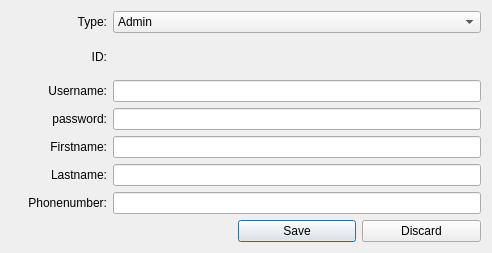
<?xml version="1.0" encoding="UTF-8"?>
<ui version="4.0">
 <class>Dialog</class>
 <widget class="QDialog" name="Dialog">
  <property name="geometry">
   <rect>
    <x>0</x>
    <y>0</y>
    <width>492</width>
    <height>253</height>
   </rect>
  </property>
  <property name="windowTitle">
   <string>Dialog</string>
  </property>
  <layout class="QGridLayout" name="gridLayout_2">
   <item row="0" column="0">
    <layout class="QGridLayout" name="gridLayout">
     <item row="5" column="0">
      <widget class="QLabel" name="label_8">
       <property name="layoutDirection">
        <enum>Qt::RightToLeft</enum>
       </property>
       <property name="text">
        <string>Lastname:</string>
       </property>
       <property name="alignment">
        <set>Qt::AlignRight|Qt::AlignTrailing|Qt::AlignVCenter</set>
       </property>
      </widget>
     </item>
     <item row="0" column="0">
      <widget class="QLabel" name="label_9">
       <property name="layoutDirection">
        <enum>Qt::RightToLeft</enum>
       </property>
       <property name="text">
        <string>Type:</string>
       </property>
       <property name="alignment">
        <set>Qt::AlignRight|Qt::AlignTrailing|Qt::AlignVCenter</set>
       </property>
      </widget>
     </item>
     <item row="0" column="1">
      <widget class="QComboBox" name="comboBox">
       <item>
        <property name="text">
         <string>Admin</string>
        </property>
       </item>
       <item>
        <property name="text">
         <string>Doctor</string>
        </property>
       </item>
       <item>
        <property name="text">
         <string>Nurse</string>
        </property>
       </item>
      </widget>
     </item>
     <item row="6" column="0">
      <widget class="QLabel" name="label_10">
       <property name="layoutDirection">
        <enum>Qt::RightToLeft</enum>
       </property>
       <property name="text">
        <string>Phonenumber:</string>
       </property>
       <property name="alignment">
        <set>Qt::AlignRight|Qt::AlignTrailing|Qt::AlignVCenter</set>
       </property>
      </widget>
     </item>
     <item row="6" column="1">
      <widget class="QLineEdit" name="lineEdit_5"/>
     </item>
     <item row="5" column="1">
      <widget class="QLineEdit" name="lineEdit_4"/>
     </item>
     <item row="4" column="0">
      <widget class="QLabel" name="label_7">
       <property name="layoutDirection">
        <enum>Qt::RightToLeft</enum>
       </property>
       <property name="text">
        <string>Firstname:</string>
       </property>
       <property name="alignment">
        <set>Qt::AlignRight|Qt::AlignTrailing|Qt::AlignVCenter</set>
       </property>
      </widget>
     </item>
     <item row="2" column="1">
      <widget class="QLineEdit" name="lineEdit"/>
     </item>
     <item row="1" column="0">
      <widget class="QLabel" name="label">
       <property name="layoutDirection">
        <enum>Qt::RightToLeft</enum>
       </property>
       <property name="text">
        <string>ID:</string>
       </property>
       <property name="alignment">
        <set>Qt::AlignRight|Qt::AlignTrailing|Qt::AlignVCenter</set>
       </property>
      </widget>
     </item>
     <item row="3" column="1">
      <widget class="QLineEdit" name="lineEdit_2"/>
     </item>
     <item row="1" column="1">
      <widget class="QLabel" name="label_2">
       <property name="text">
        <string/>
       </property>
      </widget>
     </item>
     <item row="2" column="0">
      <widget class="QLabel" name="label_3">
       <property name="layoutDirection">
        <enum>Qt::RightToLeft</enum>
       </property>
       <property name="text">
        <string>           Username:</string>
       </property>
       <property name="alignment">
        <set>Qt::AlignRight|Qt::AlignTrailing|Qt::AlignVCenter</set>
       </property>
      </widget>
     </item>
     <item row="4" column="1">
      <widget class="QLineEdit" name="lineEdit_3"/>
     </item>
     <item row="3" column="0">
      <widget class="QLabel" name="label_5">
       <property name="layoutDirection">
        <enum>Qt::RightToLeft</enum>
       </property>
       <property name="text">
        <string>password:</string>
       </property>
       <property name="alignment">
        <set>Qt::AlignRight|Qt::AlignTrailing|Qt::AlignVCenter</set>
       </property>
      </widget>
     </item>
     <item row="7" column="1">
      <layout class="QHBoxLayout" name="horizontalLayout_2">
       <item>
        <widget class="QLabel" name="label_4">
         <property name="text">
          <string/>
         </property>
        </widget>
       </item>
       <item>
        <widget class="QPushButton" name="pushButton_2">
         <property name="text">
          <string>Save</string>
         </property>
        </widget>
       </item>
       <item>
        <widget class="QPushButton" name="pushButton">
         <property name="text">
          <string>Discard</string>
         </property>
        </widget>
       </item>
      </layout>
     </item>
    </layout>
   </item>
  </layout>
 </widget>
 <resources/>
 <connections/>
</ui>
